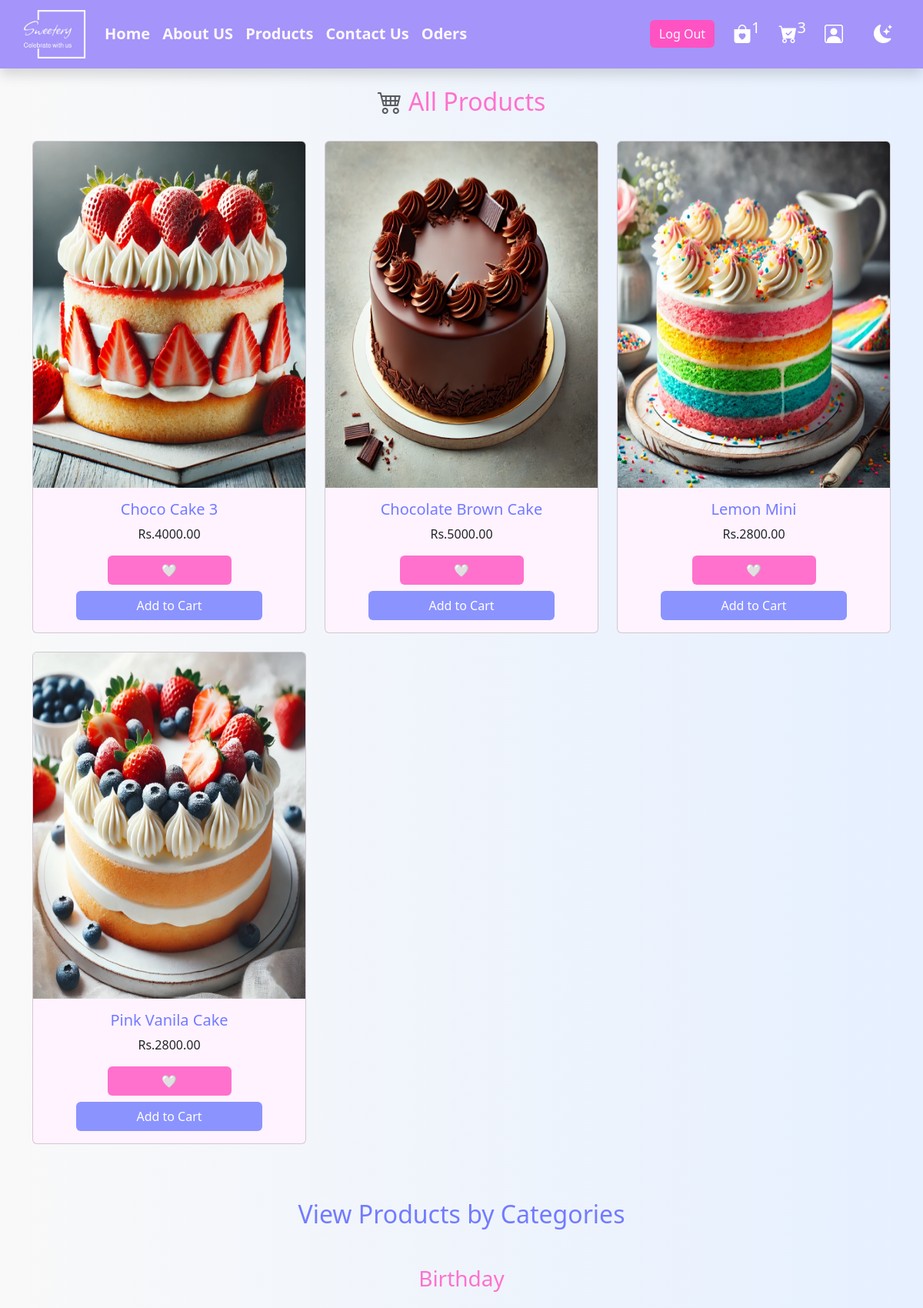
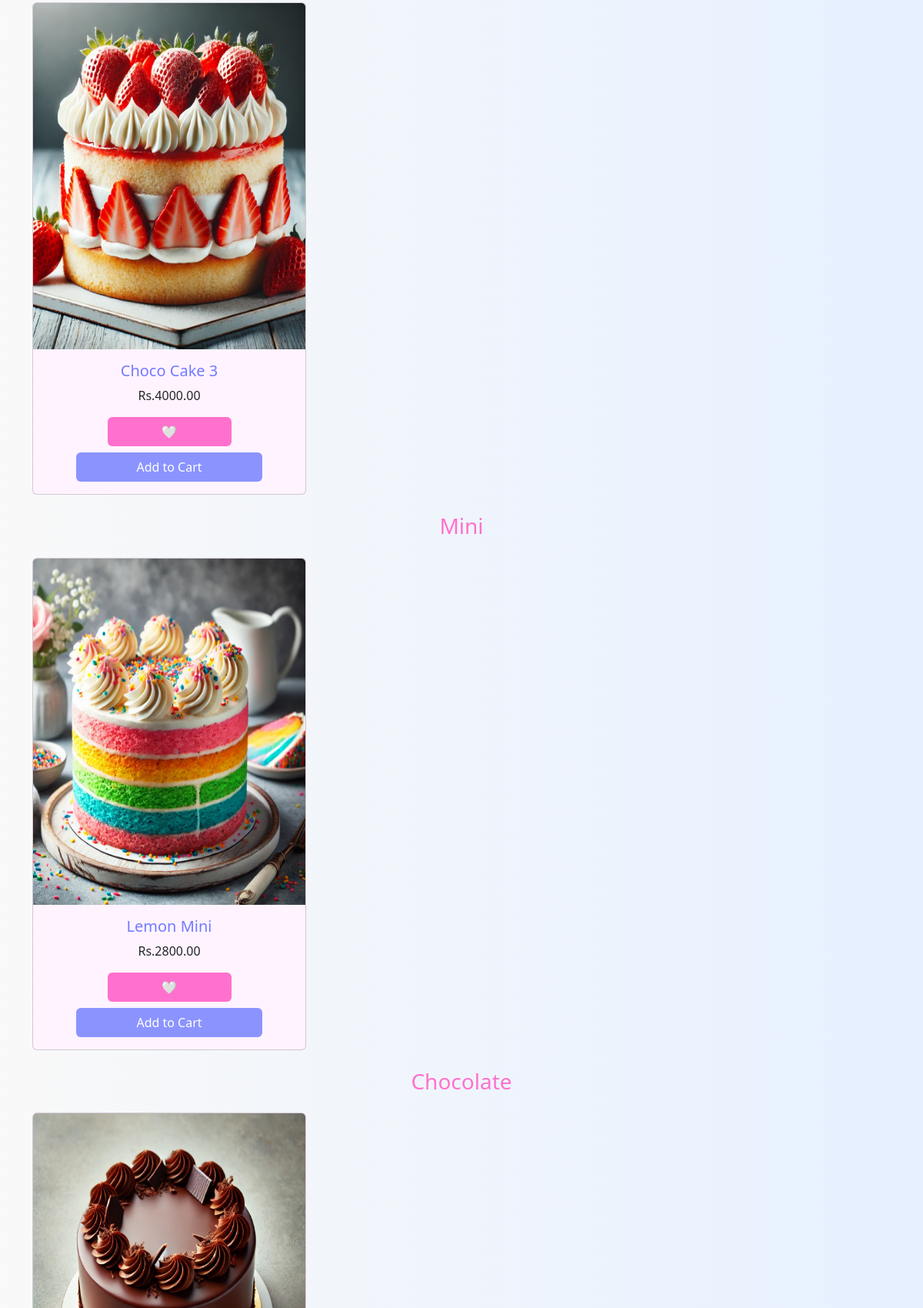
The page /products.php (signed in, upper part) on the database its author committed (2 pictures, top to bottom).
### tables this page shows
CREATE TABLE `products` (
  `category_id` int DEFAULT NULL,
  `details` varchar(200) NOT NULL DEFAULT 'Sweet cake for celebrate your moments',
  `id` int NOT NULL AUTO_INCREMENT,
  `image` varchar(200) NOT NULL,
  `name` varchar(200) NOT NULL,
  `price` int NOT NULL,
  PRIMARY KEY (`id`) USING BTREE
);

CREATE TABLE `categories` (
  `category_id` int NOT NULL,
  `name` varchar(50) NOT NULL,
  PRIMARY KEY (`category_id`)
);

### products.php (the view, shortened to what this page needs)
<?php
include './includes/db.php';
?>
<!DOCTYPE html>
<html lang="en">
<head>
   <link rel="stylesheet" href="./css/nav.css">
    <link rel="stylesheet" href="./css/darkmode.css">
    <link rel="stylesheet" href="./css/footer.css">
    <link rel="stylesheet" href="./css/navigation.css">
    <link rel="stylesheet" href="./css/products.css">
    <link rel="stylesheet" href="./css/user_profile.css">
    <link href="https://cdn.jsdelivr.net/npm/bootstrap@5.3.3/dist/css/bootstrap.min.css" rel="stylesheet">
    <link rel="stylesheet" href="https://cdn.jsdelivr.net/npm/bootstrap-icons@1.11.3/font/bootstrap-icons.min.css">
    <link rel="stylesheet" href="https://cdnjs.cloudflare.com/ajax/libs/font-awesome/5.15.4/css/all.min.css">
    <link rel="stylesheet" href="https://cdn.jsdelivr.net/npm/bootstrap-icons@1.11.3/font/bootstrap-icons.min.css">
</head>
<body>
  <?php
  include './includes/nav.php';
  ?>
<section class="text-center py-4 heading">
    <h2><i class="bi bi-cart4 text-muted"></i> All Products</h2>
</section>
<section class="products container">
   <div class="row">
      <?php
         $select_products = mysqli_query($conn, "SELECT * FROM `products`") or die('query failed');
         if(mysqli_num_rows($select_products) > 0){
            while($fetch_products = mysqli_fetch_assoc($select_products)){
      ?>
               <form action="" method="POST" class="col-md-4 col-sm-6 mb-4">
                  <div class="card h-100">
                  <a href="view_page.php?pid=<?php echo $fetch_products['id']; ?>">
                        <img src="uploaded_img/<?php echo $fetch_products['image']; ?>" class="card-img-top" alt="Product Image">
                        </a>
                      <div class="card-body text-center">
                          <h5 class="card-title"><?php echo $fetch_products['name']; ?></h5>
                          <p class="card-text">Rs.<?php echo $fetch_products['price']; ?>.00</p>
                          <input type="submit" value="&#129293;" name="add_to_wishlist" class="btn btn_wishlist w-50 mb-2">
                          <input type="submit" value="Add to Cart" name="add_to_cart" class="btn btn_cart w-75">
                      </div>
                  </div>
               </form>
      <?php
         }
      }else{
         echo '<p class="text-center">No Products Available</p>';
      }
      ?>
   </div>
</section>
<section class="products container">
    <h2 class="text-center my-5">View Products by Categories</h2>
    <?php
    $select_categories = mysqli_query($conn, "SELECT * FROM categories") or die('query failed');
    while ($fetch_categories = mysqli_fetch_assoc($select_categories)) {
        echo '<h3 class="text-center mb-4">' . $fetch_categories['name'] . '</h3>';
        echo '<div class="row">';
        $category_id = $fetch_categories['category_id'];
        $select_products = mysqli_query($conn, "SELECT * FROM products WHERE category_id = $category_id") or die('query failed');
        if (mysqli_num_rows($select_products) > 0) {
            while ($fetch_products = mysqli_fetch_assoc($select_products)) {
                ?>
                <form action="" method="POST" class="col-md-4 col-sm-6 mb-4">
                    <div class="card h-100">
                       <a href="view_page.php?pid=<?php echo $fetch_products['id']; ?>">
                        <img src="uploaded_img/<?php echo $fetch_products['image']; ?>" class="card-img-top" alt="Product Image">
                        </a>
                        <div class="card-body text-center">
                            <h5 class="card-title"><?php echo $fetch_products['name']; ?></h5>
                            <p class="card-text">Rs.<?php echo $fetch_products['price']; ?>.00</p>
                            <input type="submit" value="&#129293;" name="add_to_wishlist" class="btn btn_wishlist w-50 mb-2">
                            <input type="submit" value="Add to Cart" name="add_to_cart" class="btn btn_cart w-75">
                        </div>
                    </div>
                </form>
                <?php
            }
        } else {
            echo '<p class="text-center">No Products Available</p>';
        }
        echo '</div>';
    }
    ?>
</section>
</body>
</html>

### css/products.css (style rules this page uses)
* { list-style-type: none; }
body { background: linear-gradient(to right, #f9f9f9, #e6f0ff); }
.heading h2 { color: #FF71CD; }
.products { animation: zoomIn 1.2s ease-in-out; }
.products h2 { color: #727bff; }
.products h3 { color: #FF71CD; }
.products form .card { background-color: #fff3ff; }
.products form .card img { height: 450px; }
.products form .card .card-title { text-transform: capitalize; color: #727bff; }
.products form .card .card-body .btn_wishlist { background-color: #FF71CD; color: white; }
.products form .card .card-body .btn_cart { background-color: #8B93FF; color: white; }

### rows shown on the page
products: image (picture), name "Choco Cake 3", price "4000"
products: image (picture), name "Chocolate Brown Cake", price "5000"
products: image (picture), name "Lemon Mini", price "2800"
products: image (picture), name "Pink Vanila Cake", price "2800"
categories: name "Birthday"
categories: name "Mini"
categories: name "Chocolate"

### other values the page prints
$wishlist_num_rows "1"
$cart_num_rows "3"
